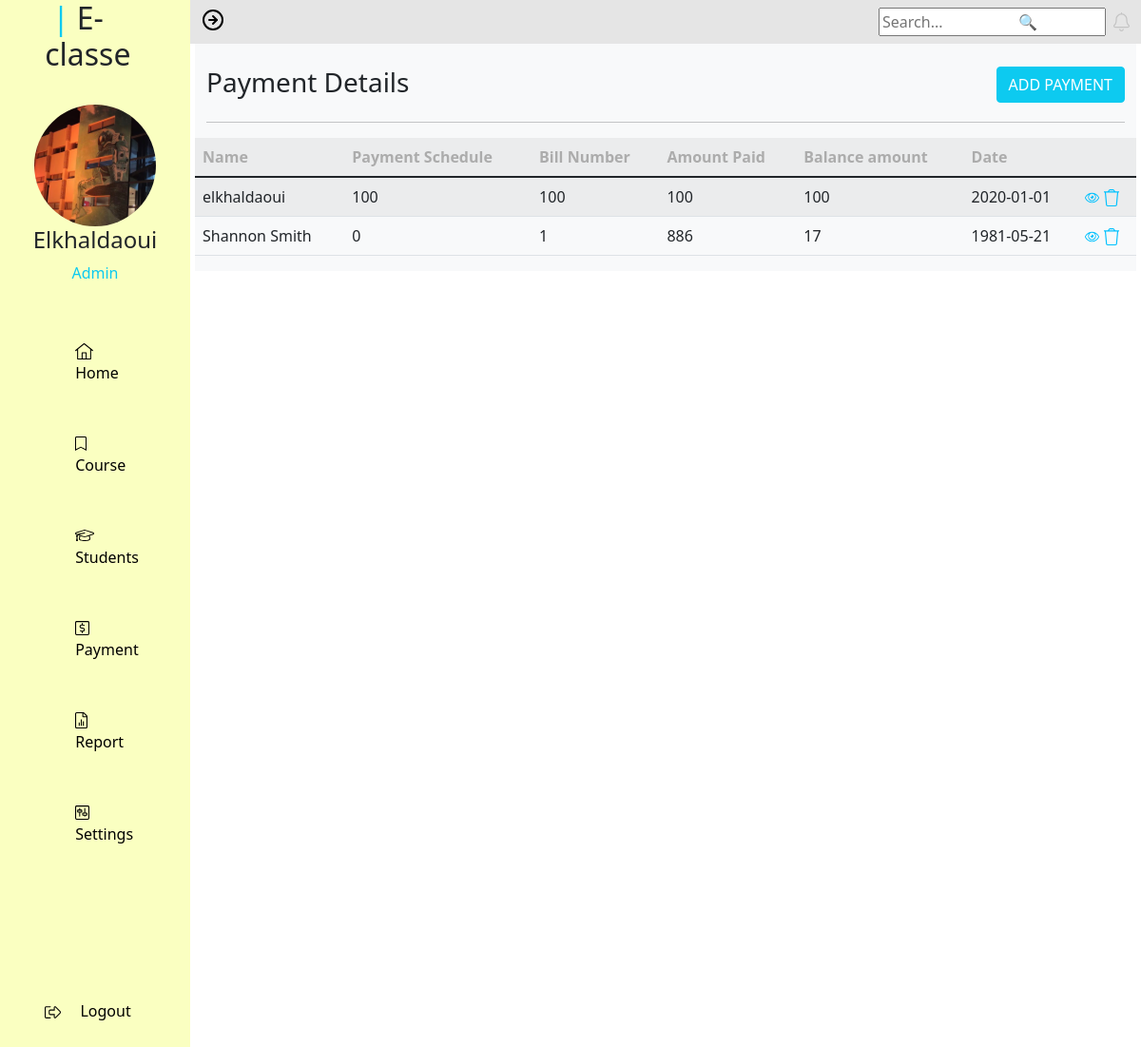
Screenshot of /payment.php (signed in) with the database file from the repository.
### tables this page shows
CREATE TABLE `payment_details` (
  `name` varchar(100) NOT NULL,
  `id` int(11) NOT NULL,
  `payment_schedule` int(11) NOT NULL,
  `bill_number` int(11) NOT NULL,
  `amount_paid` int(11) NOT NULL,
  `balance_amount` int(11) NOT NULL,
  `date` date NOT NULL
);

### payment.php (the view, shortened to what this page needs)
<?php
include 'assets/navbar.php';
?>
                    <div style=" width: 99%; margin: auto;" class="container-fluid bg-light">
                        <div class="row mt-4">
                            <div class="col-md d-flex justify-content-between">
                                <div class="">
                                <h3>Payment Details</h3>
                                </div>
                                <div class="">
                                <button type="button" class="btn btn-info text-white" data-bs-toggle="modal" data-bs-target="#exampleModal">ADD PAYMENT</button>
                                </div>
                            </div>
                        </div>
                        <hr id="hr">
                        <div style="overflow-x: auto;" class="row">
                            <table class="table table-hover table-striped">
                                <tr style="color: #ACACAC;">
                                    <th scope="col" style="color: #acacac;">Name</th>
                                    <th scope="col" style="color: #acacac;">Payment Schedule</th>
                                    <th scope="col" style="color: #acacac;">Bill Number</th>
                                    <th scope="col" style="color: #acacac;">Amount Paid</th>
                                    <th scope="col" style="color: #acacac;">Balance amount</th>
                                    <th scope="col" style="color: #acacac;">Date </th>
                                    <th scope="col"></th>
                                </tr>
                                <tbody>
                                    <?php
                                      $connection = mysqli_connect ("localhost","root","","e_classe_db");
                                      $queery = 'SELECT * FROM payment_details' ;
                                      $results = mysqli_query($connection,$queery);
                                      while ($row = mysqli_fetch_assoc($results)){
                                     echo
                                     '<tr>
                                        <td class="align-middle">'.$row['name'].'</td>
                                        <td class="align-middle">'. $row['payment_schedule'].'</td>
                                        <td class="align-middle">'. $row['bill_number'].'</td>
                                        <td class="align-middle">'. $row['amount_paid'].'</td>
                                        <td class="align-middle">'. $row['balance_amount'].'</td>
                                        <td class="align-middle">'. $row['date'].'</td>
                                        <td>
                                        <a href="showp.php?id='.$row['id'].'"><svg width="15" height="12" viewBox="0 0 15 12" fill="none" xmlns="http://www.w3.org/2000/svg">
                                        </svg>
                                        </a>
                                        <a href="deletep.php?id='.$row['id'].'">
                                        </a>
                                        </td>
                                      </tr> ';
                                      }
                                     ?>
                                </tbody>
                            </table>
                        </div>
                    </div>
<?php
include 'assets/js.php';
?>

### css/style.css (style rules this page uses)
a { text-decoration: none; }
hr { visibility: hidden; }
#hr { visibility: visible; }
html { height: 100%; }
body { height: 100%; }
.container-fluid { height: 100%; }

### rows the page displays
payment_details: name "elkhaldaoui", payment_schedule "100", bill_number "100", amount_paid "100", balance_amount "100", date "2020-01-01"
payment_details: name "Shannon Smith", payment_schedule "0", bill_number "1", amount_paid "886", balance_amount "17", date "1981-05-21"

### other values shown
$_SESSION['name'] "Elkhaldaoui"
